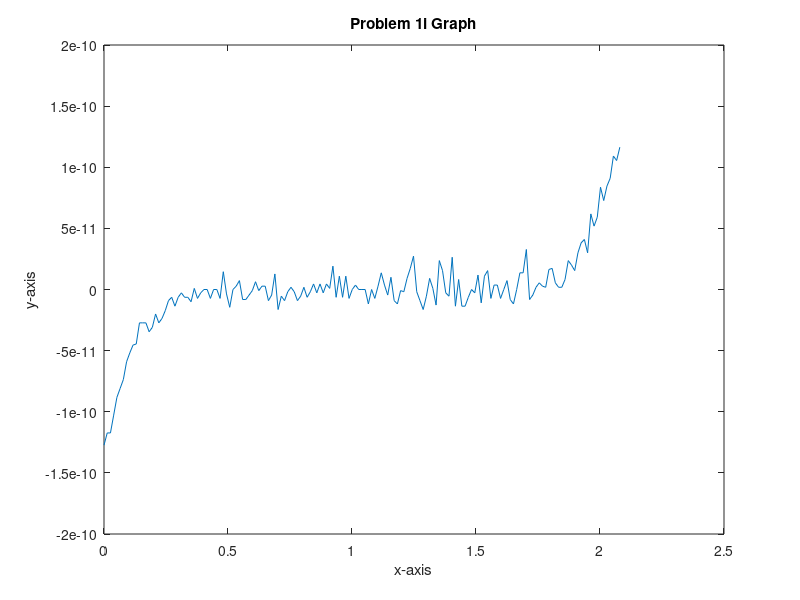
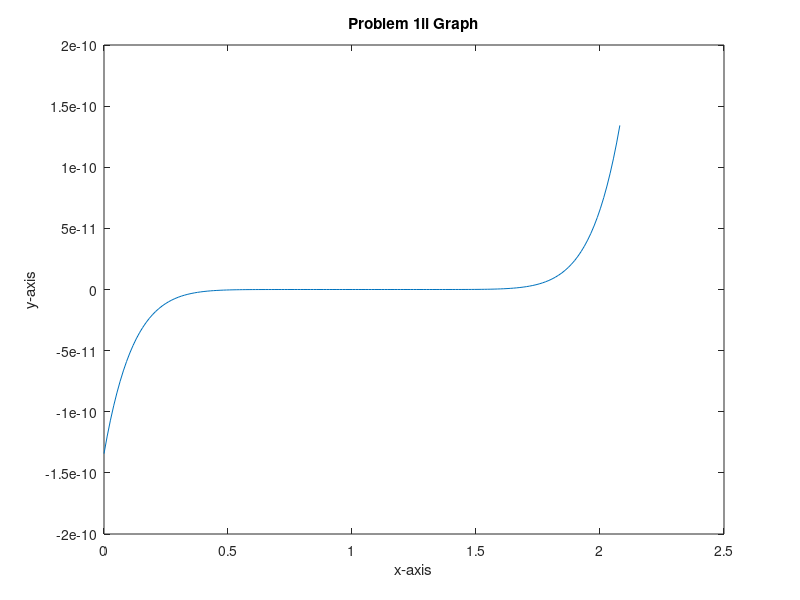

Write MATLAB code to recreate these figures, in order.
%%APPM 4600 Homework 1

clc
clear
close all

% 1: i)Need to plot p(x)for several x values
%   ii) Plot p(x) using a different form
%  iii) find the discrepancy in the two graphs

%% Problem 1i
% Creating X variable
x = 1.920:0.001: 2.080 ;

% Creating P(X)
p1 = x.^9 - 18.*x.^8 +144.*x.^7 - 672.*x.^6 +2016.*x.^5 - 4032.*x.^4 +5376.*x.^3 - 4608.*x.^2 +2304.*x - 512;
% Dummy Variable to plot against
x1 = linspace(0,max(x),length(x));

% Plotting the results
figure
plot(x1,p1)
title('Problem 1i Graph')
xlabel('x-axis')
ylabel('y-axis')

%% Problem 1ii

% Creating P(x) for problem 1ii
p2 = (x-2).^9;

figure
plot(x1,p2)
title('Problem 1ii Graph')
xlabel('x-axis')
ylabel('y-axis')

%% Problem 1iii

% The discrepancy is that (x-2)^9 is smooth while the other form is very
% rough

%The reason is because several values are being lost as they are too small
%for the computer

%The (x-2)^9 form is correct

% find absolute error!!!!!!!!!!!
%% Problem 2i

x = 2*10^-100;
z = sqrt(x+1)

y = ((z-1 * -z))/(-z)

%% Problem 2ii

%sin(x) - sin(y) = 2sin((x-y)/2)cos((x+y)/2)

% Use trig identities to avoid the cancellation of sines

%Create dummy variables that are approximately equal
x = 100;
y= x - 10^-50;
u = (x-y)/2;
v = (x+y)/2;

twoi = 2*sin(u)*cos(v)

% multipy by sin(u) and use the identity sin^2(u) = 1 - cos^2(u)

twoi2 = 2*(1-(cos(u))^2)*cos(v)

